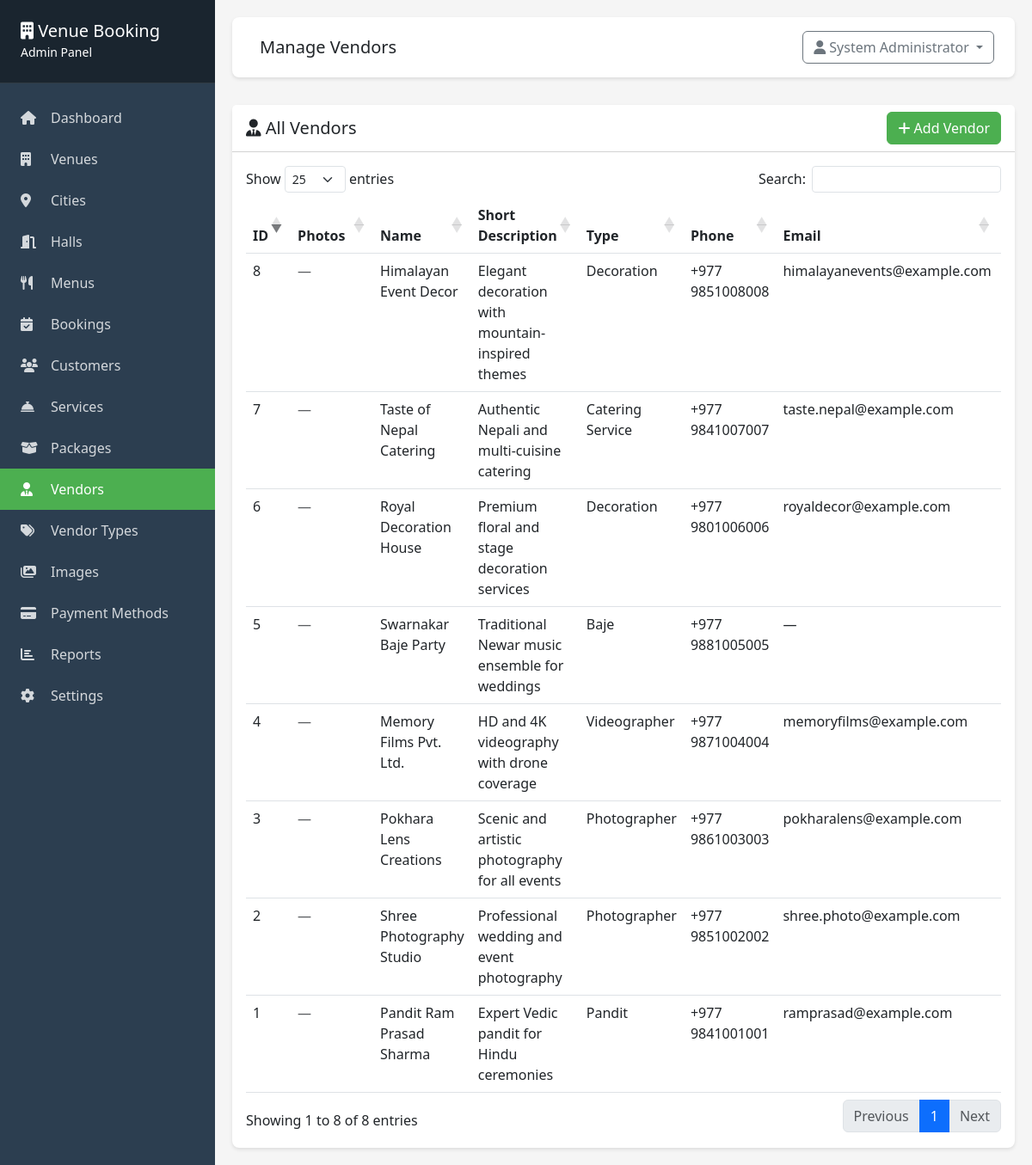
Page /admin/vendors/index.php (signed in) on the committed database.
### tables this page shows
CREATE TABLE vendors (
    id INT PRIMARY KEY AUTO_INCREMENT,
    name VARCHAR(255) NOT NULL,
    type VARCHAR(100) NOT NULL DEFAULT 'other',
    short_description VARCHAR(500) DEFAULT NULL,
    phone VARCHAR(20),
    email VARCHAR(100),
    address TEXT,
    city_id INT NULL,
    photo VARCHAR(255) DEFAULT NULL,
    notes TEXT,
    status ENUM('active', 'inactive') DEFAULT 'active',
    created_at TIMESTAMP DEFAULT CURRENT_TIMESTAMP,
    updated_at TIMESTAMP DEFAULT CURRENT_TIMESTAMP ON UPDATE CURRENT_TIMESTAMP,
    FOREIGN KEY (city_id) REFERENCES cities(id) ON DELETE SET NULL,
    INDEX idx_type (type),
    INDEX idx_status (status)
);

CREATE TABLE vendor_types (
    id INT PRIMARY KEY AUTO_INCREMENT,
    slug VARCHAR(100) NOT NULL UNIQUE COMMENT 'Stored in vendors.type column',
    label VARCHAR(255) NOT NULL COMMENT 'Human-readable display name',
    status ENUM('active', 'inactive') DEFAULT 'active',
    display_order INT DEFAULT 0,
    created_at TIMESTAMP DEFAULT CURRENT_TIMESTAMP,
    updated_at TIMESTAMP DEFAULT CURRENT_TIMESTAMP ON UPDATE CURRENT_TIMESTAMP,
    INDEX idx_status (status),
    INDEX idx_display_order (display_order)
);

### includes/functions.php (called while the page is built, shortened)
    <?php
function getVendorTypes() {
    static $cache = null;
    if ($cache !== null) {
        return $cache;
    }
    try {
        $db = getDB();
        $stmt = $db->query("SELECT * FROM vendor_types WHERE status = 'active' ORDER BY display_order ASC, label ASC");
        $cache = $stmt->fetchAll();
    } catch (Exception $e) {
        error_log("Error getting vendor types: " . $e->getMessage());
        $cache = [];
    }
    return $cache;
}
function getVendorTypeLabel($type) {
    foreach (getVendorTypes() as $vt) {
        if ($vt['slug'] === $type) {
            return $vt['label'];
        }
    }
    return ucfirst($type);
}
    ?>

### admin/vendors/index.php (the view, shortened to what this page needs)
<?php
require_once __DIR__ . '/../includes/header.php';
$db = getDB();
$stmt = $db->query("SELECT v.*, c.name AS city_name FROM vendors v LEFT JOIN cities c ON v.city_id = c.id ORDER BY v.type, v.name");
$vendors = $stmt->fetchAll();
?>
<div class="card">
    <div class="card-header bg-white d-flex justify-content-between align-items-center">
        <h5 class="mb-0"><i class="fas fa-user-tie"></i> All Vendors</h5>
        <a href="add.php" class="btn btn-success"><i class="fas fa-plus"></i> Add Vendor</a>
    </div>
    <div class="card-body">
        <div class="table-responsive">
            <table class="table table-hover datatable">
                <thead>
                    <tr>
                        <th>ID</th>
                        <th>Photos</th>
                        <th>Name</th>
                        <th>Short Description</th>
                        <th>Type</th>
                        <th>Phone</th>
                        <th>Email</th>
                        <th>City</th>
                    </tr>
                </thead>
                <tbody>
                    <?php foreach ($vendors as $vendor): ?>
                        <?php $vendor_photos = getVendorPhotos($vendor['id']); ?>
                        <tr>
                            <td><?php echo $vendor['id']; ?></td>
                            <td style="min-width:80px;">
                                <?php if (!empty($vendor_photos)): ?>
                                    <?php $carousel_id = 'vc_' . $vendor['id']; ?>
                                    <div id="<?php echo $carousel_id; ?>" class="carousel slide vendor-carousel" data-bs-ride="carousel" style="width:72px;">
                                        <div class="carousel-inner">
                                            <?php foreach ($vendor_photos as $pi => $vp): ?>
                                                <div class="carousel-item<?php echo $pi === 0 ? ' active' : ''; ?>">
                                                    <img src="<?php echo htmlspecialchars(UPLOAD_URL . $vp['image_path']); ?>"
                                                         alt="<?php echo htmlspecialchars($vendor['name']); ?>"
                                                         style="width:72px;height:72px;object-fit:cover;border-radius:6px;">
                                                </div>
                                            <?php endforeach; ?>
                                        </div>
                                        <?php if (count($vendor_photos) > 1): ?>
                                            <button class="carousel-control-prev" type="button" data-bs-target="#<?php echo $carousel_id; ?>" data-bs-slide="prev" style="width:20px;">
                                                <span class="carousel-control-prev-icon" style="width:12px;height:12px;"></span>
                                            </button>
                                            <button class="carousel-control-next" type="button" data-bs-target="#<?php echo $carousel_id; ?>" data-bs-slide="next" style="width:20px;">
                                                <span class="carousel-control-next-icon" style="width:12px;height:12px;"></span>
                                            </button>
                                            <div class="text-center mt-1">
                                                <small class="text-muted"><?php echo count($vendor_photos); ?> photos</small>
                                            </div>
                                        <?php endif; ?>
                                    </div>
                                <?php else: ?>
                                    <span class="text-muted">—</span>
                                <?php endif; ?>
                            </td>
                            <td><?php echo htmlspecialchars($vendor['name']); ?></td>
                            <td><?php echo htmlspecialchars($vendor['short_description'] ?? '—'); ?></td>
                            <td><?php echo htmlspecialchars(getVendorTypeLabel($vendor['type'])); ?></td>
                            <td><?php echo htmlspecialchars($vendor['phone'] ?? '—'); ?></td>
                            <td><?php echo htmlspecialchars($vendor['email'] ?? '—'); ?></td>
                            <td><?php echo htmlspecialchars($vendor['city_name'] ?? '—'); ?></td>
                        </tr>
                    <?php endforeach; ?>
                </tbody>
            </table>
        </div>
    </div>
</div>
<?php require_once __DIR__ . '/../includes/footer.php'; ?>

### admin/includes/header.php (style rules this page uses)
:root { --primary-green: #4CAF50; --dark-green: #2E7D32; }
body { background: #f5f5f5; }
.card { border: none; border-radius: 8px; box-shadow: 0 2px 4px rgba(0,0,0,0.1); }
.btn-success { background: var(--primary-green); border-color: var(--primary-green); }

### rows in the picture
vendors: id "5", name "Swarnakar Baje Party", short_description "Traditional Newar music ensemble for weddings", type "Baje", phone "+977 9881005005", email "—"
vendors: id "7", name "Taste of Nepal Catering", short_description "Authentic Nepali and multi-cuisine catering", type.label "Catering Service", phone "+977 9841007007", email "taste.nepal@example.com"
vendors: id "8", name "Himalayan Event Decor", short_description "Elegant decoration with mountain-inspired themes", type "Decoration", phone "+977 9851008008", email "himalayanevents@example.com"
vendors: id "6", name "Royal Decoration House", short_description "Premium floral and stage decoration services", type "Decoration", phone "+977 9801006006", email "royaldecor@example.com"
vendors: id "1", name "Pandit Ram Prasad Sharma", short_description "Expert Vedic pandit for Hindu ceremonies", type "Pandit", phone "+977 9841001001", email "ramprasad@example.com"
vendors: id "3", name "Pokhara Lens Creations", short_description "Scenic and artistic photography for all events", type.label "Photographer", phone "+977 9861003003", email "pokharalens@example.com"
vendors: id "2", name "Shree Photography Studio", short_description "Professional wedding and event photography", type.label "Photographer", phone "+977 9851002002", email "shree.photo@example.com"
vendors: id "4", name "Memory Films Pvt. Ltd.", short_description "HD and 4K videography with drone coverage", type.label "Videographer", phone "+977 9871004004", email "memoryfilms@example.com"

### other values in the picture
$page_title "Manage Vendors"
$current_user['full_name'] "System Administrator"
